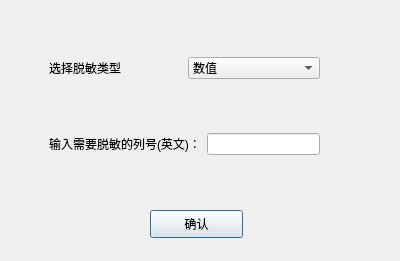
<?xml version="1.0" encoding="UTF-8"?>
<ui version="4.0">
 <class>desensitizeDialog</class>
 <widget class="QDialog" name="desensitizeDialog">
  <property name="geometry">
   <rect>
    <x>0</x>
    <y>0</y>
    <width>400</width>
    <height>261</height>
   </rect>
  </property>
  <property name="windowTitle">
   <string>数据脱敏</string>
  </property>
  <widget class="QWidget" name="verticalLayoutWidget">
   <property name="geometry">
    <rect>
     <x>49</x>
     <y>9</y>
     <width>271</width>
     <height>194</height>
    </rect>
   </property>
   <layout class="QVBoxLayout" name="verticalLayout">
    <item>
     <layout class="QHBoxLayout" name="horizontalLayout">
      <item>
       <widget class="QLabel" name="choiceLabel">
        <property name="text">
         <string>选择脱敏类型</string>
        </property>
       </widget>
      </item>
      <item>
       <widget class="QComboBox" name="choiceBox">
        <item>
         <property name="text">
          <string>数值</string>
         </property>
        </item>
        <item>
         <property name="text">
          <string>日期</string>
         </property>
        </item>
       </widget>
      </item>
     </layout>
    </item>
    <item>
     <layout class="QHBoxLayout" name="horizontalLayout_2">
      <item>
       <widget class="QLabel" name="columnLabel">
        <property name="text">
         <string>输入需要脱敏的列号(英文)：</string>
        </property>
       </widget>
      </item>
      <item>
       <widget class="QLineEdit" name="columnEdit"/>
      </item>
     </layout>
    </item>
   </layout>
  </widget>
  <widget class="QPushButton" name="OKButton">
   <property name="geometry">
    <rect>
     <x>150</x>
     <y>210</y>
     <width>93</width>
     <height>28</height>
    </rect>
   </property>
   <property name="text">
    <string>确认</string>
   </property>
  </widget>
 </widget>
 <resources/>
 <connections/>
</ui>
